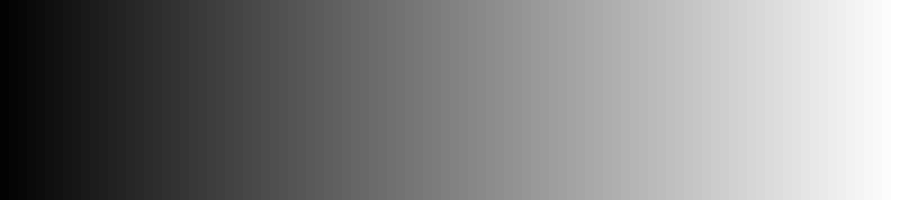
Frame 1 (no input)
Frame 60 (the mouse pressed at the canvas centre just before this capture): identical to frame 1, image omitted
Frame 120 (the mouse held since frame 60 and released just before this capture): identical to frame 1, image omitted

The Processing sketch that drew this single still picture (run headless with seeded random() and noise(); from frame 60 on, the mouse is pressed at the canvas centre):

// Processing sketch: chapter_6_6
// ── chapter_6_6.pde
float pAlpha = 0.0; // set color of blocks to black
float pAlph_inc; // instantiate the holder for the color divider

int totalRecs = 100; // total number of rectangles to display
int w; // instantiate the width
int x = 0; // set the initial x pos to 0

void setup(){
  size(900,200);
  w = width/totalRecs; // set the width of each rec 
  pAlph_inc = 255.0/totalRecs; // divide the color spectrum up over total recs setting a float - not having the .0 there won't let it run
  background(255); // set the bg to white
  // count up to the total number of recs I've specified
  for (int i = 0; i<totalRecs; i++) {
  	noStroke(); // turn off stroke
  	pAlpha+=pAlph_inc; // add the increment every time the loop runs to the original black
  	fill(pAlpha); // fill it with the color I've just set
  	rect(x, 0, w, height); // draw the rec with the x and w i've set
  	x = x + w; //increment the x pos by adding the width
  }
}

void draw(){
  //
 
}
